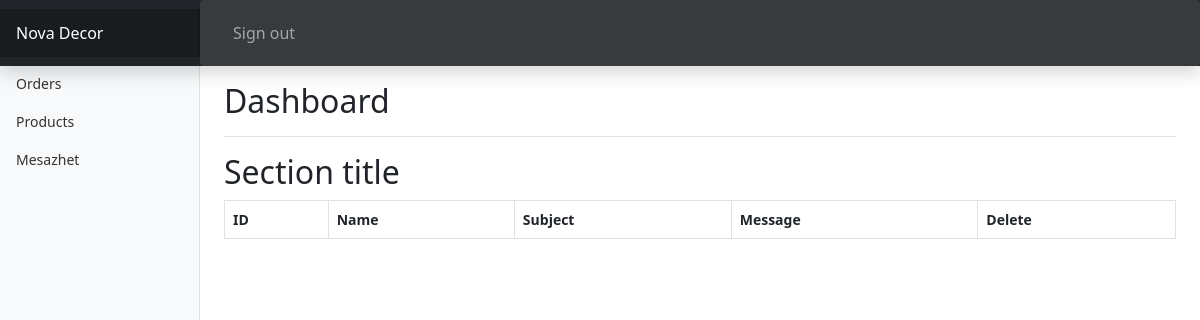
Before: /login/admin/messages.php (signed in) with the older database file.
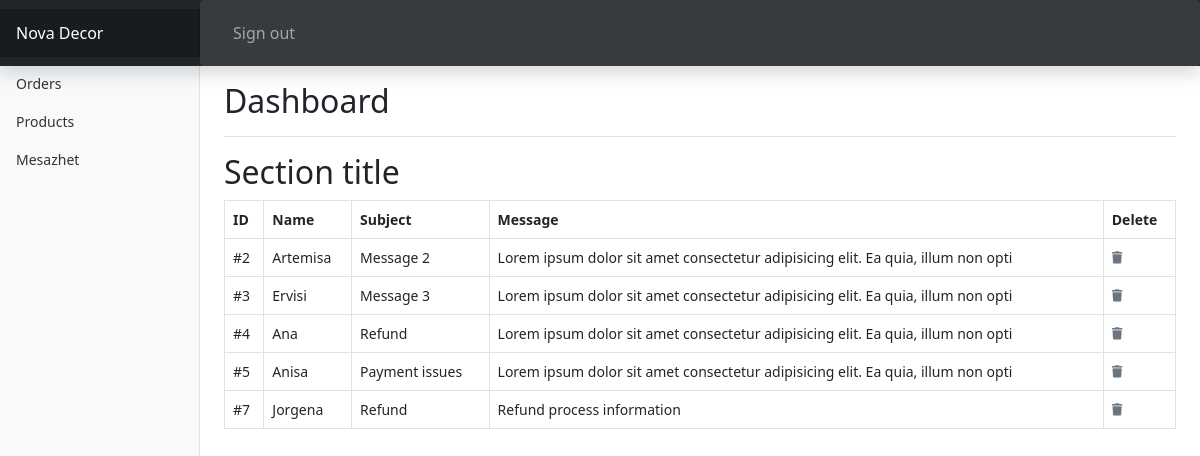
After: the same page with the newer database file.
### tables this page shows
CREATE TABLE `message` (
  `contact_id` int(11) NOT NULL,
  `fullname` varchar(100) NOT NULL,
  `subject` varchar(100) NOT NULL,
  `email` varchar(100) NOT NULL,
  `user_message` text NOT NULL
);

### login/admin/messages.php (the view, shortened to what this page needs)
<?php
include "../includes/connect.php";
if(isset($_GET['page'])){
  $page=$_GET['page'];
}
else{$page=1;}
$num_per_page=5;
$start_from=($page-1)*$num_per_page;
$query="SELECT * from message limit $start_from,$num_per_page";
$result=mysqli_query($conn,$query);
?>
<!doctype html>
<html lang="en">
  <head>
    <link href="dashboard.css" rel="stylesheet">
  </head>
  <body>
    <?php include 'headers.php'?>
<div class="container-fluid">
  <div class="row">
    <?php include 'sidebars.php'?>
    <main class="col-md-9 ms-sm-auto col-lg-10 px-md-4">
      <div class="d-flex justify-content-between flex-wrap flex-md-nowrap align-items-center pt-3 pb-2 mb-3 border-bottom">
        <h1 class="h2">Dashboard</h1>
      </div>
      <h2>Section title</h2>
      <div class="table-responsive">
      <table class="table table-bordered">
   <thead>
    <tr>
      <th scope="col">ID</th>
      <th scope="col">Name</th>
      <th scope="col">Subject</th>
      <th scope="col">Message</th>
      <th scope="col">Delete</th>
    </tr>
  </thead>
  <tbody>
    <?php while($row = mysqli_fetch_assoc($result)){ ?>
    <tr>
            <td>#<?php echo $row['contact_id']; ?></td>
            <td><?php echo $row['fullname']; ?></td>
            <td><?php echo $row['subject']; ?></td>
            <td><?php echo substr($row['user_message'],0,80); ?></td>
            <td>
              <a href="deleteM.php?delete=<?php echo $row['contact_id']; ?>">
              </a>
          </td>
          </tr>
     <?php } ?>
  </tbody>
</table>
</div>
    </main>
  </div>
</div>
</body>
</html>

Changed rows visible on the page:
added message: contact_id "2", fullname "Artemisa", subject "Message 2", user_message "Lorem ipsum dolor sit amet consectetur adipisicing elit. Ea quia, illum non opti"
added message: contact_id "3", fullname "Ervisi", subject "Message 3", user_message "Lorem ipsum dolor sit amet consectetur adipisicing elit. Ea quia, illum non opti"
added message: contact_id "4", fullname "Ana", subject "Refund", user_message "Lorem ipsum dolor sit amet consectetur adipisicing elit. Ea quia, illum non opti"
added message: contact_id "5", fullname "Anisa", subject "Payment issues", user_message "Lorem ipsum dolor sit amet consectetur adipisicing elit. Ea quia, illum non opti"
added message: contact_id "7", fullname "Jorgena", subject "Refund", user_message "Refund process information"
